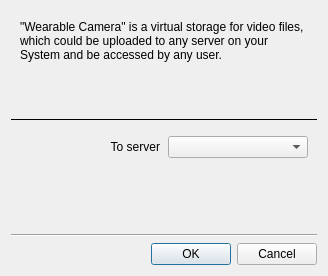
<?xml version="1.0" encoding="UTF-8"?>
<ui version="4.0">
 <class>NewWearableCameraDialog</class>
 <widget class="QDialog" name="NewWearableCameraDialog">
  <property name="geometry">
   <rect>
    <x>0</x>
    <y>0</y>
    <width>328</width>
    <height>276</height>
   </rect>
  </property>
  <property name="windowTitle">
   <string>New Wearable Camera...</string>
  </property>
  <layout class="QVBoxLayout" name="verticalLayout">
   <item>
    <widget class="nx::vms::client::desktop::Panel" name="topPanel" native="true">
     <layout class="QVBoxLayout" name="verticalLayout_3">
      <item>
       <widget class="QLabel" name="headerLabel">
        <property name="text">
         <string>&quot;Wearable Camera&quot; is a virtual storage for video files, which could be uploaded to any server on your System and be accessed by any user.</string>
        </property>
        <property name="alignment">
         <set>Qt::AlignLeading|Qt::AlignLeft|Qt::AlignTop</set>
        </property>
        <property name="wordWrap">
         <bool>true</bool>
        </property>
       </widget>
      </item>
     </layout>
    </widget>
   </item>
   <item>
    <widget class="Line" name="topLine">
     <property name="frameShadow">
      <enum>QFrame::Plain</enum>
     </property>
     <property name="orientation">
      <enum>Qt::Horizontal</enum>
     </property>
    </widget>
   </item>
   <item>
    <widget class="QWidget" name="formContainer" native="true">
     <layout class="QVBoxLayout" name="verticalLayout_2">
      <item>
       <layout class="QHBoxLayout" name="horizontalLayout_2">
        <property name="spacing">
         <number>8</number>
        </property>
        <item>
         <widget class="QLabel" name="serverLabel">
          <property name="text">
           <string>To server</string>
          </property>
          <property name="alignment">
           <set>Qt::AlignRight|Qt::AlignTrailing|Qt::AlignVCenter</set>
          </property>
         </widget>
        </item>
        <item>
         <widget class="QComboBox" name="serverComboBox"/>
        </item>
       </layout>
      </item>
      <item>
       <widget class="nx::vms::client::desktop::InputField" name="nameField" native="true"/>
      </item>
     </layout>
    </widget>
   </item>
   <item>
    <widget class="Line" name="bottomLine">
     <property name="orientation">
      <enum>Qt::Horizontal</enum>
     </property>
    </widget>
   </item>
   <item>
    <widget class="QDialogButtonBox" name="buttonBox">
     <property name="orientation">
      <enum>Qt::Horizontal</enum>
     </property>
     <property name="standardButtons">
      <set>QDialogButtonBox::Cancel|QDialogButtonBox::Ok</set>
     </property>
    </widget>
   </item>
  </layout>
 </widget>
 <customwidgets>
  <customwidget>
   <class>nx::vms::client::desktop::Panel</class>
   <extends>QWidget</extends>
   <header location="global">nx/vms/client/desktop/common/widgets/panel.h</header>
   <container>1</container>
  </customwidget>
  <customwidget>
   <class>nx::vms::client::desktop::InputField</class>
   <extends>QWidget</extends>
   <header location="global">nx/vms/client/desktop/common/widgets/input_field.h</header>
   <container>1</container>
  </customwidget>
 </customwidgets>
 <resources/>
 <connections>
  <connection>
   <sender>buttonBox</sender>
   <signal>accepted()</signal>
   <receiver>NewWearableCameraDialog</receiver>
   <slot>accept()</slot>
   <hints>
    <hint type="sourcelabel">
     <x>248</x>
     <y>254</y>
    </hint>
    <hint type="destinationlabel">
     <x>157</x>
     <y>274</y>
    </hint>
   </hints>
  </connection>
  <connection>
   <sender>buttonBox</sender>
   <signal>rejected()</signal>
   <receiver>NewWearableCameraDialog</receiver>
   <slot>reject()</slot>
   <hints>
    <hint type="sourcelabel">
     <x>316</x>
     <y>260</y>
    </hint>
    <hint type="destinationlabel">
     <x>286</x>
     <y>274</y>
    </hint>
   </hints>
  </connection>
 </connections>
</ui>
